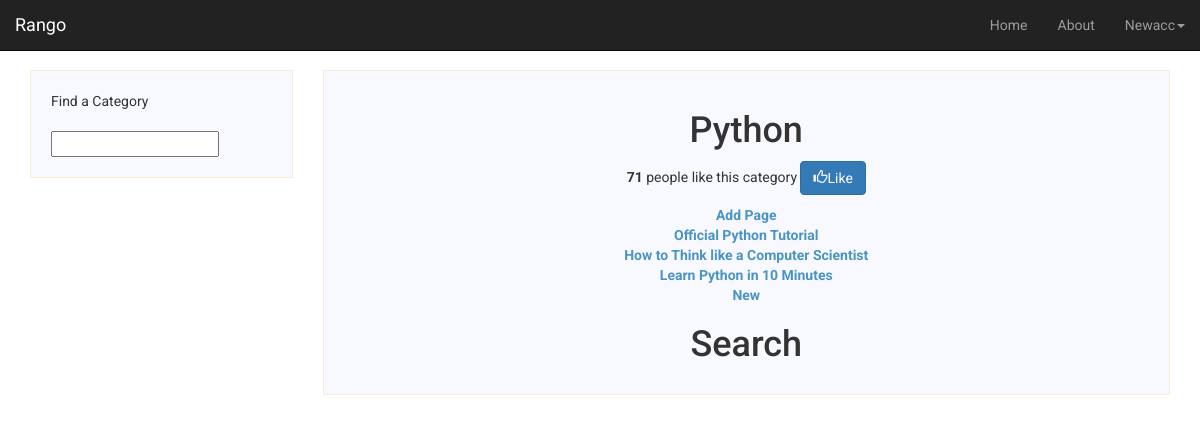
The page /rango/category/python/ (signed in) on the database its author committed.
### rango/models.py (models this page shows, shortened)
class Category(models.Model):
    name = models.CharField(max_length=128, unique=True)
    likes = models.IntegerField(default=0)
    views = models.IntegerField(default=0)
    slug = models.SlugField()
    class Meta:
        verbose_name_plural = "Categories"

class Page(models.Model):
    category = models.ForeignKey(Category, on_delete=models.CASCADE)
    title = models.CharField(max_length=128)
    url = models.URLField()
    views = models.IntegerField(default=0)
    last_visit = models.DateTimeField(null=True, blank=True)
    first_visit = models.DateTimeField(null=True, blank=True)

### rango/views.py (the view)
# urls.py: url(r'^category/(?P<slug>[\w\-]+)/$', views.category, name = 'category'),
def category(request, slug):
    context = {}
    try:
        category = Category.objects.get(slug=slug)
        context['category_name'] = category.name
        pages = Page.objects.filter(category=category)
        context['pages'] = pages
        context['category'] = category
    except Category.DoesNotExist:
        pass
    return render(request, 'rango/category.html', context)

### templates/rango/category.html (shortened to what this page needs)
{% extends 'base.html' %}
{% block sidebar %}
<div class = "col-md-3">
  <div class ="sidebar">
    <ul class="nav nav-list">
    <li class="nav-header">Find a Category</li>
    <form>
    <li><input  class="search-query span10" type="text" name="suggestion" value="" id="suggestion" /></li>
    </form>
    </ul>
  </div>
</div>
{% endblock %}
{% block content %}
    {% if category %}
    <div class="col-md-9">
        <div class="main">
        <h1>{{ category_name }}</h1>
        <p>
        <strong id="like_count">{{ category.likes }}</strong> people like this category
        {% if user.is_authenticated %}
                <button id="likes" data-catid="{{category.id}}" class="btn btn-primary" type="button">
                <span class="glyphicon glyphicon-thumbs-up"></span>Like
                </button>
        </p>
        <a href="{% url 'rango:add_page' category.slug  %}" class="link">Add Page</a>
        {% endif %}
        {% if pages %}
            <ul class = "page-list">
                {% for page in pages %}
                <li><a href="{% url 'rango:goto' %}?page_id={{page.id}}" class="link">{{ page.title }}</a></li>
                {% endfor %}
            </ul>
        {% else %}
                <strong>No pages currently in category.</strong>
        {% endif %}
        <h1>Search</h1>
      </div>
    </div>
    {% else %}
    The specified category {{ category_name }} does not exist!
    {% endif %}
{% endblock %}

### templates/base.html (shortened to what this page needs)
<!DOCTYPE html>
{% load static %}
<html lang ="en">
    <head>
        <link rel="stylesheet" href="https://maxcdn.bootstrapcdn.com/bootstrap/3.3.7/css/bootstrap.min.css">
        <link rel="stylesheet" type="text/css" href="{% static 'css/style.css' %}"/>
    </head>
    <body>
        <div class="navbar navbar-inverse navbar-fixed-top" role="navigation">
            <div class="container-fluid">
                <div class="navbar-header">
                    <a class="navbar-brand" href="/rango/">Rango</a>
                </div>
                <div class="navbar-collapse collapse">
                    <ul class="nav navbar-nav navbar-right">
                        <li><a href="{% url 'rango:index' %}" class="nav-link">Home</a></li>
                        <li><a href="{% url 'rango:about'%}">About</a></li>
                        {% if user.is_authenticated %}
                        <li class="dropdown">
                          <a href="#" class="dropdown-toggle" data-toggle="dropdown" role="button" aria-haspopup="true" aria-expanded="false">{{user}}<span class="caret"></span></a>
                        </li>
                        {% else %}
                        <li><a href="{% url 'auth_login' %}" class="nav-link">Login</a></li>
                        <li><a href="{% url 'registration_register' %}" class="nav-link">Register Here</a></li>
                        {% endif %}
                    </ul>
                </div>
            </div>
        </div>
        <div class="container">
            <div class="row">
              {% load rango_extras %}
              {% block sidebar %}
              {% endblock %}
              {% block content %}
              {% endblock %}
            </div>
        </div>
    </body>
</html>

### static/css/style.css (style rules this page uses)
body { background: #fff; padding: 70px 0px 30px 0px; font-family: 'Roboto', sans-serif; }
ul { padding: 0; }
.main { text-align:center; }
.main, .sidebar { background: ghostwhite; border: 1px solid antiquewhite; padding: 20px; }
.sidebar { padding: 20px; }
.category-list, .page-list, .user-list { list-style-type: none; }
.link { color: #4994c1; font-weight: bold; transition: 0.2s ease-in-out all; }
.nav-link { color: #b7b7b7; transition: 0.2s ease-in-out all; }
.dropdown-toggle { text-transform: capitalize; }

### rows shown on the page
Category: name "Python", likes "71"
Page: title "Official Python Tutorial"
Page: title "How to Think like a Computer Scientist"
Page: title "Learn Python in 10 Minutes"
Page: title "New"

### other values the page prints
{{ user }} "Newacc"
